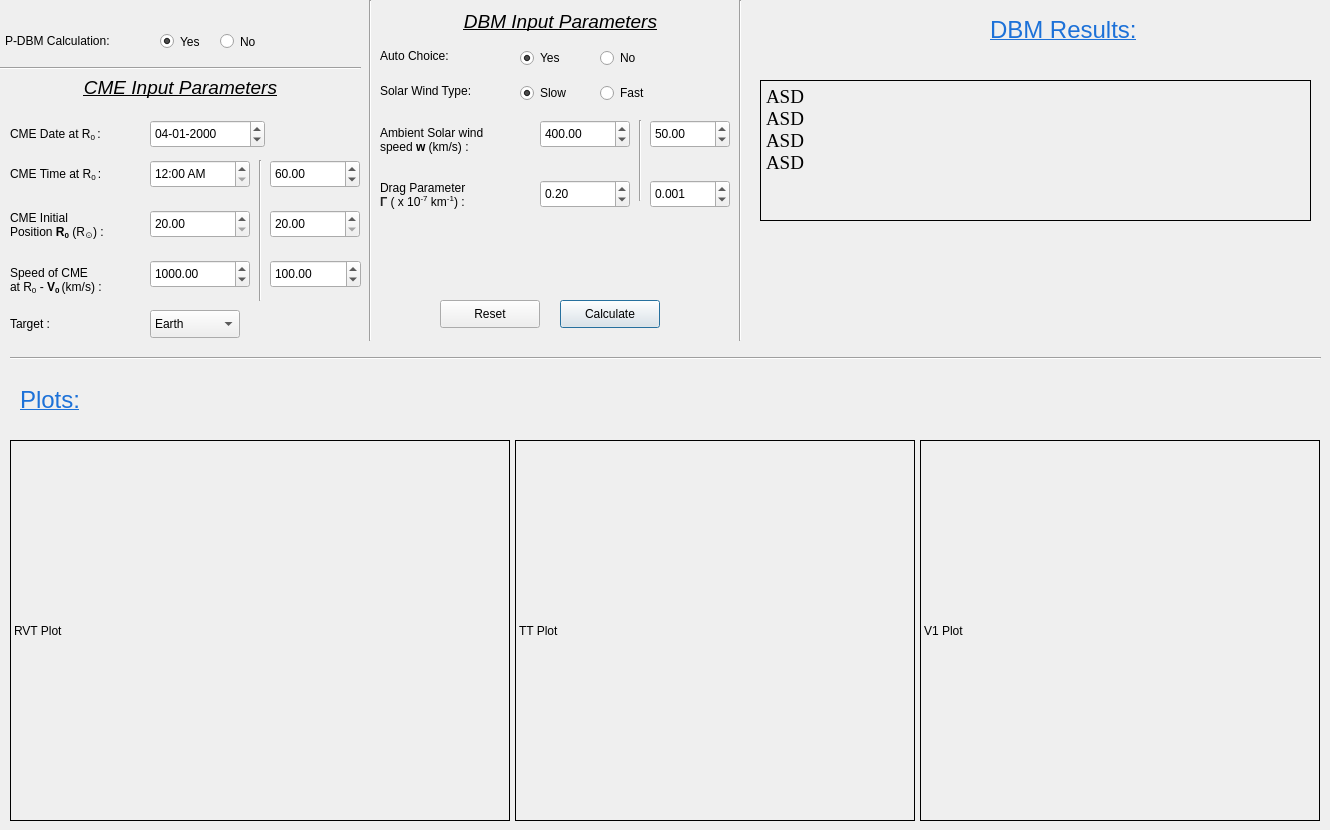
    <widget class="QWidget" name="DBM_1D">
     <attribute name="title">
      <string>1D - DBM</string>
     </attribute>
     <widget class="QLabel" name="PDBM_1D_Selection">
      <property name="geometry">
       <rect>
        <x>5</x>
        <y>25</y>
        <width>151</width>
        <height>31</height>
       </rect>
      </property>
      <property name="text">
       <string>P-DBM Calculation:</string>
      </property>
     </widget>
     <widget class="QRadioButton" name="PDBM_Yes">
      <property name="geometry">
       <rect>
        <x>160</x>
        <y>26</y>
        <width>151</width>
        <height>31</height>
       </rect>
      </property>
      <property name="text">
       <string>Yes </string>
      </property>
      <property name="checkable">
       <bool>true</bool>
      </property>
      <property name="checked">
       <bool>true</bool>
      </property>
      <attribute name="buttonGroup">
       <string notr="true">PDBM_group</string>
      </attribute>
     </widget>
     <widget class="QRadioButton" name="PDBM_No">
      <property name="geometry">
       <rect>
        <x>220</x>
        <y>26</y>
        <width>151</width>
        <height>31</height>
       </rect>
      </property>
      <property name="text">
       <string>No</string>
      </property>
      <property name="checked">
       <bool>false</bool>
      </property>
      <attribute name="buttonGroup">
       <string notr="true">PDBM_group</string>
      </attribute>
     </widget>
     <widget class="Line" name="line_2">
      <property name="geometry">
       <rect>
        <x>0</x>
        <y>60</y>
        <width>361</width>
        <height>16</height>
       </rect>
      </property>
      <property name="orientation">
       <enum>Qt::Horizontal</enum>
      </property>
     </widget>
     <widget class="QLabel" name="CME_input_1D_heading">
      <property name="geometry">
       <rect>
        <x>0</x>
        <y>76</y>
        <width>361</width>
        <height>30</height>
       </rect>
      </property>
      <property name="font">
       <font>
        <pointsize>9</pointsize>
       </font>
      </property>
      <property name="frameShape">
       <enum>QFrame::NoFrame</enum>
      </property>
      <property name="text">
       <string>&lt;html&gt;&lt;head/&gt;&lt;body&gt;&lt;p align=&quot;center&quot;&gt;&lt;span style=&quot; font-size:14pt; font-style:italic; text-decoration: underline;&quot;&gt;CME Input Parameters&lt;/span&gt;&lt;/p&gt;&lt;/body&gt;&lt;/html&gt;</string>
      </property>
      <property name="textFormat">
       <enum>Qt::RichText</enum>
      </property>
      <property name="alignment">
       <set>Qt::AlignHCenter|Qt::AlignTop</set>
      </property>
     </widget>
     <widget class="QDateEdit" name="CME_date">
      <property name="geometry">
       <rect>
        <x>150</x>
        <y>120</y>
        <width>115</width>
        <height>28</height>
       </rect>
      </property>
      <property name="dateTime">
       <datetime>
        <hour>0</hour>
        <minute>0</minute>
        <second>0</second>
        <year>2000</year>
        <month>1</month>
        <day>4</day>
       </datetime>
      </property>
      <property name="displayFormat">
       <string>dd-MM-yyyy</string>
      </property>
     </widget>
     <widget class="QLabel" name="Date_1D_label">
      <property name="geometry">
       <rect>
        <x>10</x>
        <y>120</y>
        <width>150</width>
        <height>28</height>
       </rect>
      </property>
      <property name="text">
       <string>&lt;html&gt;&lt;head/&gt;&lt;body&gt;&lt;p&gt;CME Date at R&lt;span style=&quot; vertical-align:sub;&quot;&gt;0 &lt;/span&gt;:&lt;/p&gt;&lt;/body&gt;&lt;/html&gt;</string>
      </property>
      <property name="textFormat">
       <enum>Qt::RichText</enum>
      </property>
     </widget>
     <widget class="QLabel" name="t0_1D_label">
      <property name="geometry">
       <rect>
        <x>10</x>
        <y>160</y>
        <width>125</width>
        <height>28</height>
       </rect>
      </property>
      <property name="text">
       <string>&lt;html&gt;&lt;head/&gt;&lt;body&gt;&lt;p&gt;CME Time at R&lt;span style=&quot; vertical-align:sub;&quot;&gt;0 &lt;/span&gt;:&lt;/p&gt;&lt;/body&gt;&lt;/html&gt;</string>
      </property>
      <property name="textFormat">
       <enum>Qt::RichText</enum>
      </property>
     </widget>
     <widget class="QTimeEdit" name="CME_time">
      <property name="geometry">
       <rect>
        <x>150</x>
        <y>160</y>
        <width>100</width>
        <height>28</height>
       </rect>
      </property>
      <property name="dateTime">
       <datetime>
        <hour>0</hour>
        <minute>0</minute>
        <second>0</second>
        <year>2000</year>
        <month>1</month>
        <day>4</day>
       </datetime>
      </property>
      <property name="displayFormat">
       <string>h:mm AP</string>
      </property>
     </widget>
     <widget class="QComboBox" name="Target">
      <property name="geometry">
       <rect>
        <x>150</x>
        <y>310</y>
        <width>90</width>
        <height>28</height>
       </rect>
      </property>
      <property name="currentIndex">
       <number>2</number>
      </property>
      <item>
       <property name="text">
        <string>Mercury</string>
       </property>
      </item>
      <item>
       <property name="text">
        <string>Venus</string>
       </property>
      </item>
      <item>
       <property name="text">
        <string>Earth</string>
       </property>
      </item>
      <item>
       <property name="text">
        <string>Mars</string>
       </property>
      </item>
      <item>
       <property name="text">
        <string>Jupiter</string>
       </property>
      </item>
      <item>
       <property name="text">
        <string>Saturn</string>
       </property>
      </item>
      <item>
       <property name="text">
        <string>Messenger</string>
       </property>
      </item>
      <item>
       <property name="text">
        <string>VEX</string>
       </property>
      </item>
      <item>
       <property name="text">
        <string>PSP</string>
       </property>
      </item>
      <item>
       <property name="text">
        <string>SolO</string>
       </property>
      </item>
      <item>
       <property name="text">
        <string>BepiCol</string>
       </property>
      </item>
      <item>
       <property name="text">
        <string>Spitzer</string>
       </property>
      </item>
      <item>
       <property name="text">
        <string>Wind</string>
       </property>
      </item>
      <item>
       <property name="text">
        <string>ST-A</string>
       </property>
      </item>
      <item>
       <property name="text">
        <string>ST-B</string>
       </property>
      </item>
      <item>
       <property name="text">
        <string>Kepler</string>
       </property>
      </item>
      <item>
       <property name="text">
        <string>MSL</string>
       </property>
      </item>
      <item>
       <property name="text">
        <string>Maven</string>
       </property>
      </item>
      <item>
       <property name="text">
        <string>Juno</string>
       </property>
      </item>
     </widget>
     <widget class="QLabel" name="Target_label">
      <property name="geometry">
       <rect>
        <x>10</x>
        <y>310</y>
        <width>76</width>
        <height>28</height>
       </rect>
      </property>
      <property name="text">
       <string>Target :</string>
      </property>
     </widget>
     <widget class="QLabel" name="V0_1D_label">
      <property name="geometry">
       <rect>
        <x>10</x>
        <y>260</y>
        <width>150</width>
        <height>41</height>
       </rect>
      </property>
      <property name="text">
       <string>&lt;html&gt;&lt;head/&gt;&lt;body&gt;&lt;p&gt;Speed of CME&lt;br/&gt;at R&lt;span style=&quot; vertical-align:sub;&quot;&gt;0&lt;/span&gt; - &lt;span style=&quot; font-weight:700;&quot;&gt;V&lt;/span&gt;&lt;span style=&quot; font-weight:700; vertical-align:sub;&quot;&gt;0 &lt;/span&gt;(km/s) :&lt;/p&gt;&lt;/body&gt;&lt;/html&gt;</string>
      </property>
     </widget>
     <widget class="QDoubleSpinBox" name="V0">
      <property name="geometry">
       <rect>
        <x>150</x>
        <y>260</y>
        <width>100</width>
        <height>28</height>
       </rect>
      </property>
      <property name="maximum">
       <double>200000.000000000000000</double>
      </property>
      <property name="singleStep">
       <double>1.000000000000000</double>
      </property>
      <property name="stepType">
       <enum>QAbstractSpinBox::DefaultStepType</enum>
      </property>
      <property name="value">
       <double>1000.000000000000000</double>
      </property>
     </widget>
     <widget class="Line" name="line_4">
      <property name="geometry">
       <rect>
        <x>250</x>
        <y>160</y>
        <width>20</width>
        <height>141</height>
       </rect>
      </property>
      <property name="orientation">
       <enum>Qt::Vertical</enum>
      </property>
     </widget>
     <widget class="QDoubleSpinBox" name="dV0">
      <property name="enabled">
       <bool>true</bool>
      </property>
      <property name="geometry">
       <rect>
        <x>270</x>
        <y>260</y>
        <width>91</width>
        <height>28</height>
       </rect>
      </property>
      <property name="maximum">
       <double>200000.000000000000000</double>
      </property>
      <property name="singleStep">
       <double>1.000000000000000</double>
      </property>
      <property name="stepType">
       <enum>QAbstractSpinBox::DefaultStepType</enum>
      </property>
      <property name="value">
       <double>100.000000000000000</double>
      </property>
     </widget>
     <widget class="QDoubleSpinBox" name="R0">
      <property name="geometry">
       <rect>
        <x>150</x>
        <y>210</y>
        <width>100</width>
        <height>28</height>
       </rect>
      </property>
      <property name="minimum">
       <double>20.000000000000000</double>
      </property>
      <property name="singleStep">
       <double>0.010000000000000</double>
      </property>
      <property name="stepType">
       <enum>QAbstractSpinBox::DefaultStepType</enum>
      </property>
     </widget>
     <widget class="QDoubleSpinBox" name="dR0">
      <property name="enabled">
       <bool>true</bool>
      </property>
      <property name="geometry">
       <rect>
        <x>270</x>
        <y>210</y>
        <width>90</width>
        <height>28</height>
       </rect>
      </property>
      <property name="minimum">
       <double>20.000000000000000</double>
      </property>
      <property name="singleStep">
       <double>0.010000000000000</double>
      </property>
      <property name="stepType">
       <enum>QAbstractSpinBox::DefaultStepType</enum>
      </property>
     </widget>
     <widget class="QDoubleSpinBox" name="CME_dt0">
      <property name="enabled">
       <bool>true</bool>
      </property>
      <property name="geometry">
       <rect>
        <x>270</x>
        <y>160</y>
        <width>90</width>
        <height>28</height>
       </rect>
      </property>
      <property name="toolTip">
       <string>&lt;html&gt;&lt;head/&gt;&lt;body&gt;&lt;p&gt;Uncertainity in Time.&lt;/p&gt;&lt;/body&gt;&lt;/html&gt;</string>
      </property>
      <property name="toolTipDuration">
       <number>-2</number>
      </property>
      <property name="statusTip">
       <string/>
      </property>
      <property name="minimum">
       <double>0.000000000000000</double>
      </property>
      <property name="maximum">
       <double>1500.000000000000000</double>
      </property>
      <property name="singleStep">
       <double>0.100000000000000</double>
      </property>
      <property name="stepType">
       <enum>QAbstractSpinBox::DefaultStepType</enum>
      </property>
      <property name="value">
       <double>60.000000000000000</double>
      </property>
     </widget>
     <widget class="QLabel" name="DBM_1D_input_label">
      <property name="geometry">
       <rect>
        <x>385</x>
        <y>10</y>
        <width>351</width>
        <height>21</height>
       </rect>
      </property>
      <property name="text">
       <string>&lt;html&gt;&lt;head/&gt;&lt;body&gt;&lt;p align=&quot;center&quot;&gt;&lt;span style=&quot; font-size:14pt; font-style:italic; text-decoration: underline;&quot;&gt;DBM Input Parameters&lt;/span&gt;&lt;/p&gt;&lt;/body&gt;&lt;/html&gt;</string>
      </property>
     </widget>
     <widget class="QLabel" name="Auto_DBM_1D_label">
      <property name="geometry">
       <rect>
        <x>380</x>
        <y>40</y>
        <width>111</width>
        <height>31</height>
       </rect>
      </property>
      <property name="text">
       <string>Auto Choice:</string>
      </property>
     </widget>
     <widget class="QRadioButton" name="Auto_DBM_Yes">
      <property name="geometry">
       <rect>
        <x>520</x>
        <y>45</y>
        <width>61</width>
        <height>26</height>
       </rect>
      </property>
      <property name="text">
       <string>Yes</string>
      </property>
      <property name="checked">
       <bool>true</bool>
      </property>
      <attribute name="buttonGroup">
       <string notr="true">Auto_DBM</string>
      </attribute>
     </widget>
     <widget class="QRadioButton" name="Auto_DBM_No">
      <property name="geometry">
       <rect>
        <x>600</x>
        <y>45</y>
        <width>71</width>
        <height>26</height>
       </rect>
      </property>
      <property name="text">
       <string>No</string>
      </property>
      <attribute name="buttonGroup">
       <string notr="true">Auto_DBM</string>
      </attribute>
     </widget>
     <widget class="QLabel" name="Solar_wind_type_label">
      <property name="geometry">
       <rect>
        <x>380</x>
        <y>80</y>
        <width>141</width>
        <height>21</height>
       </rect>
      </property>
      <property name="text">
       <string>Solar Wind Type:</string>
      </property>
     </widget>
     <widget class="QRadioButton" name="W_slow">
      <property name="geometry">
       <rect>
        <x>520</x>
        <y>80</y>
        <width>123</width>
        <height>26</height>
       </rect>
      </property>
      <property name="text">
       <string>Slow</string>
      </property>
      <property name="checked">
       <bool>true</bool>
      </property>
      <attribute name="buttonGroup">
       <string notr="true">Wind_type</string>
      </attribute>
     </widget>
     <widget class="QRadioButton" name="W_fast">
      <property name="geometry">
       <rect>
        <x>600</x>
        <y>80</y>
        <width>123</width>
        <height>26</height>
       </rect>
      </property>
      <property name="text">
       <string>Fast</string>
      </property>
      <attribute name="buttonGroup">
       <string notr="true">Wind_type</string>
      </attribute>
     </widget>
     <widget class="QLabel" name="W_label">
      <property name="geometry">
       <rect>
        <x>380</x>
        <y>120</y>
        <width>161</width>
        <height>41</height>
       </rect>
      </property>
      <property name="text">
       <string>&lt;html&gt;&lt;head/&gt;&lt;body&gt;&lt;p&gt;Ambient Solar wind&lt;br/&gt;speed &lt;span style=&quot; font-weight:700;&quot;&gt;w &lt;/span&gt;(km/s) :&lt;/p&gt;&lt;/body&gt;&lt;/html&gt;</string>
      </property>
     </widget>
     <widget class="QLabel" name="gamma_label">
      <property name="geometry">
       <rect>
        <x>380</x>
        <y>170</y>
        <width>141</width>
        <height>51</height>
       </rect>
      </property>
      <property name="text">
       <string>&lt;html&gt;&lt;head/&gt;&lt;body&gt;&lt;p&gt;Drag Parameter &lt;br/&gt;&lt;span style=&quot; font-family:'Times New Roman','serif'; font-weight:700; color:#202122; background-color:transparent&quot;&gt;&amp;#915; &lt;/span&gt;( x 10&lt;span style=&quot; vertical-align:super;&quot;&gt;-7&lt;/span&gt; km&lt;span style=&quot; vertical-align:super;&quot;&gt;-1&lt;/span&gt;) :&lt;/p&gt;&lt;/body&gt;&lt;/html&gt;</string>
      </property>
     </widget>
     <widget class="QDoubleSpinBox" name="w_in">
      <property name="geometry">
       <rect>
        <x>540</x>
        <y>120</y>
        <width>90</width>
        <height>28</height>
       </rect>
      </property>
      <property name="maximum">
       <double>200000.000000000000000</double>
      </property>
      <property name="singleStep">
       <double>1.000000000000000</double>
      </property>
      <property name="stepType">
       <enum>QAbstractSpinBox::DefaultStepType</enum>
      </property>
      <property name="value">
       <double>400.000000000000000</double>
      </property>
     </widget>
     <widget class="QDoubleSpinBox" name="dW">
      <property name="geometry">
       <rect>
        <x>650</x>
        <y>120</y>
        <width>80</width>
        <height>28</height>
       </rect>
      </property>
      <property name="maximum">
       <double>1000.000000000000000</double>
      </property>
      <property name="singleStep">
       <double>1.000000000000000</double>
      </property>
      <property name="stepType">
       <enum>QAbstractSpinBox::DefaultStepType</enum>
      </property>
      <property name="value">
       <double>50.000000000000000</double>
      </property>
     </widget>
     <widget class="QDoubleSpinBox" name="Gamma">
      <property name="geometry">
       <rect>
        <x>540</x>
        <y>180</y>
        <width>90</width>
        <height>28</height>
       </rect>
      </property>
      <property name="maximum">
       <double>10.000000000000000</double>
      </property>
      <property name="singleStep">
       <double>0.010000000000000</double>
      </property>
      <property name="stepType">
       <enum>QAbstractSpinBox::DefaultStepType</enum>
      </property>
      <property name="value">
       <double>0.200000000000000</double>
      </property>
     </widget>
     <widget class="QDoubleSpinBox" name="dGamma">
      <property name="geometry">
       <rect>
        <x>650</x>
        <y>180</y>
        <width>80</width>
        <height>28</height>
       </rect>
      </property>
      <property name="decimals">
       <number>3</number>
      </property>
      <property name="maximum">
       <double>10.000000000000000</double>
      </property>
      <property name="singleStep">
       <double>0.001000000000000</double>
      </property>
      <property name="stepType">
       <enum>QAbstractSpinBox::DefaultStepType</enum>
      </property>
      <property name="value">
       <double>0.001000000000000</double>
      </property>
     </widget>
     <widget class="Line" name="line_5">
      <property name="geometry">
       <rect>
        <x>630</x>
        <y>120</y>
        <width>20</width>
        <height>81</height>
       </rect>
      </property>
      <property name="orientation">
       <enum>Qt::Vertical</enum>
      </property>
     </widget>
     <widget class="QPushButton" name="Calculate">
      <property name="geometry">
       <rect>
        <x>560</x>
        <y>300</y>
        <width>100</width>
        <height>28</height>
       </rect>
      </property>
      <property name="text">
       <string>Calculate</string>
      </property>
      <property name="default">
       <bool>true</bool>
      </property>
      <property name="flat">
       <bool>false</bool>
      </property>
     </widget>
     <widget class="QPushButton" name="Reset">
      <property name="geometry">
       <rect>
        <x>440</x>
        <y>300</y>
        <width>100</width>
        <height>28</height>
       </rect>
      </property>
      <property name="text">
       <string>Reset</string>
      </property>
     </widget>
     <widget class="QLabel" name="R0_1D_label">
      <property name="geometry">
       <rect>
        <x>10</x>
        <y>205</y>
        <width>161</width>
        <height>41</height>
       </rect>
      </property>
      <property name="text">
       <string>&lt;html&gt;&lt;head/&gt;&lt;body&gt;&lt;p&gt;CME Initial&lt;br/&gt; Position &lt;span style=&quot; font-weight:700;&quot;&gt;R&lt;/span&gt;&lt;span style=&quot; font-weight:700; vertical-align:sub;&quot;&gt;0&lt;/span&gt; (R&lt;span style=&quot; vertical-align:sub;&quot;&gt;⊙&lt;/span&gt;) :&lt;/p&gt;&lt;/body&gt;&lt;/html&gt;</string>
      </property>
     </widget>
     <widget class="Line" name="line_8">
      <property name="geometry">
       <rect>
        <x>360</x>
        <y>0</y>
        <width>20</width>
        <height>341</height>
       </rect>
      </property>
      <property name="orientation">
       <enum>Qt::Vertical</enum>
      </property>
     </widget>
     <widget class="QLabel" name="Result_1D_heading">
      <property name="geometry">
       <rect>
        <x>990</x>
        <y>10</y>
        <width>151</width>
        <height>41</height>
       </rect>
      </property>
      <property name="text">
       <string>&lt;html&gt;&lt;head/&gt;&lt;body&gt;&lt;p&gt;&lt;span style=&quot; font-size:18pt; text-decoration: underline; color:#1c71d8;&quot;&gt;DBM Results:&lt;/span&gt;&lt;/p&gt;&lt;/body&gt;&lt;/html&gt;</string>
      </property>
     </widget>
     <widget class="QLabel" name="DBM_Result_1D">
      <property name="geometry">
       <rect>
        <x>760</x>
        <y>80</y>
        <width>551</width>
        <height>141</height>
       </rect>
      </property>
      <property name="font">
       <font>
        <family>Times New Roman</family>
        <pointsize>14</pointsize>
       </font>
      </property>
      <property name="frameShape">
       <enum>QFrame::Box</enum>
      </property>
      <property name="text">
       <string>&lt;html&gt;&lt;head/&gt;&lt;body&gt;&lt;p&gt;ASD&lt;br/&gt;ASD&lt;br/&gt;ASD&lt;br/&gt;ASD&lt;/p&gt;&lt;/body&gt;&lt;/html&gt;</string>
      </property>
      <property name="alignment">
       <set>Qt::AlignLeading|Qt::AlignLeft|Qt::AlignTop</set>
      </property>
     </widget>
     <widget class="Line" name="line_12">
      <property name="geometry">
       <rect>
        <x>10</x>
        <y>350</y>
        <width>1311</width>
        <height>16</height>
       </rect>
      </property>
      <property name="orientation">
       <enum>Qt::Horizontal</enum>
      </property>
     </widget>
     <widget class="QLabel" name="RVT_plot">
      <property name="geometry">
       <rect>
        <x>10</x>
        <y>440</y>
        <width>500</width>
        <height>381</height>
       </rect>
      </property>
      <property name="frameShape">
       <enum>QFrame::Box</enum>
      </property>
      <property name="text">
       <string>RVT Plot</string>
      </property>
      <property name="scaledContents">
       <bool>true</bool>
      </property>
     </widget>
     <widget class="QLabel" name="TT_Plot">
      <property name="geometry">
       <rect>
        <x>515</x>
        <y>440</y>
        <width>400</width>
        <height>381</height>
       </rect>
      </property>
      <property name="frameShape">
       <enum>QFrame::Box</enum>
      </property>
      <property name="text">
       <string>TT Plot</string>
      </property>
      <property name="scaledContents">
       <bool>true</bool>
      </property>
     </widget>
     <widget class="QLabel" name="V_plot">
      <property name="geometry">
       <rect>
        <x>920</x>
        <y>440</y>
        <width>400</width>
        <height>381</height>
       </rect>
      </property>
      <property name="frameShape">
       <enum>QFrame::Box</enum>
      </property>
      <property name="text">
       <string>V1 Plot</string>
      </property>
      <property name="scaledContents">
       <bool>true</bool>
      </property>
     </widget>
     <widget class="Line" name="line_13">
      <property name="geometry">
       <rect>
        <x>730</x>
        <y>0</y>
        <width>20</width>
        <height>341</height>
       </rect>
      </property>
      <property name="orientation">
       <enum>Qt::Vertical</enum>
      </property>
     </widget>
     <widget class="QLabel" name="Plot_1D_heading">
      <property name="geometry">
       <rect>
        <x>20</x>
        <y>380</y>
        <width>151</width>
        <height>41</height>
       </rect>
      </property>
      <property name="text">
       <string>&lt;html&gt;&lt;head/&gt;&lt;body&gt;&lt;p&gt;&lt;span style=&quot; font-size:18pt; text-decoration: underline; color:#1c71d8;&quot;&gt;Plots:&lt;/span&gt;&lt;/p&gt;&lt;/body&gt;&lt;/html&gt;</string>
      </property>
     </widget>
    </widget>
